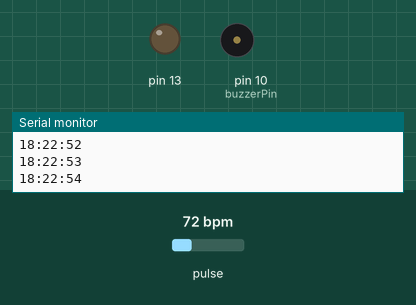
Simulated run of this sketch. Board: Arduino Uno, built with avr-gcc and run on an emulated ATmega328P. On the bench: output pins drawn as LEDs (lit = HIGH), buzzer (waves = sounding), the last lines printed to the serial monitor. The test bench sets the inputs (shaded band); at power-on: pulse 72 bpm.

Above: at 5.0 s.
At 34.3 s:
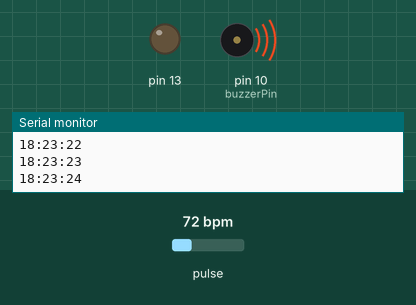
Timing chart, 0 to 36.6 s (numbered marks = the images above):
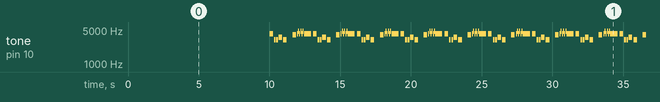

The sketch:

SnoozeProofAlarm.ino
```cpp
#define USE_ARDUINO_INTERRUPTS true    // Set-up low-level interrupts for most acurate BPM math.
#include <PulseSensorPlayground.h>     // Includes the PulseSensorPlayground Library.
#include "pitches.h"
#include <Time.h> //Time without RTC
#include <TimeLib.h>
#include <ezBuzzer.h>


// notes in the melody:
int melody[] = {
  //Saltkjöt og baunir
   NOTE_C8, NOTE_G7, NOTE_G7, NOTE_A7, NOTE_G7, 0, NOTE_B7, NOTE_C8,NOTE_D8,NOTE_C8,NOTE_D8,NOTE_C8,NOTE_D8,NOTE_C8
  //Pulse
  //NOTE_C4,NOTE_C4,NOTE_C4,NOTE_C4,NOTE_C4,NOTE_C4,NOTE_C4,NOTE_C4,NOTE_C4,NOTE_C4,NOTE_C4,NOTE_C4,NOTE_C4,NOTE_C4,

};
int length = sizeof(melody)/sizeof(int); //How many notes there are in the melody

// note durations: 4 = quarter note, 8 = eighth note, etc.:
int noteDurations[] = {
  //Saltkjöt og baunir
  4, 8, 8, 4, 4, 4, 4, 16,16,16,16,16,16,2
  //Pulse
  //8,8,8,8,8,8,8,8,8,8,8,8,8,8
};

//  Variables
const int PulseWire = A5;       // PulseSensor PURPLE WIRE connected to ANALOG PIN 0
const int LED = 13;          // The on-board Arduino LED, close to PIN 13.
int Threshold = 100;           // Determine which Signal to "count as a beat" and which to ignore.
unsigned long lastTime = 0; //For timkeeping for the clock display
int stoppingBeat = 200;
PulseSensorPlayground pulseSensor;  // Creates an instance of the PulseSensorPlayground object called "pulseSensor"
const int buzzerPin = 10;
ezBuzzer buzzer(buzzerPin);


void setup() {
  int hour = 18; //Calibrate clock, current hour
  int minute = 22;  //Calibrate cock, current minute
  Serial.begin(9600);          // For Serial Monitor
  setTime(hour,minute,50,0,0,0);  //Date is uneccessary

  // Configure the PulseSensor object, by assigning our variables to it.
  pulseSensor.analogInput(PulseWire);
  pulseSensor.blinkOnPulse(LED);       //auto-magically blink Arduino's LED with heartbeat.
  pulseSensor.setThreshold(Threshold);
  // Double-check the "pulseSensor" object was created and "began" seeing a signal.
pulseSensor.begin();
}


void loop() {
  buzzer.loop();
  int hour_vakning = 18; //hour you want to wake up
  int minute_vakning = 23; //minute you want to wake up
  digitalClockDisplay(); //Display the time
  if (hour() == hour_vakning && minute()>minute_vakning-1 && minute()<minute_vakning+4){
    int myBPM = pulseSensor.getBeatsPerMinute();
    if (myBPM<stoppingBeat){
      //  playMelody();
      if (buzzer.getState() == BUZZER_IDLE) {
        int length = sizeof(noteDurations) / sizeof(int);
        buzzer.playMelody(melody, noteDurations, length); // playing
        Serial.print("BPM: ");                        // Print phrase "BPM: "
        Serial.println(pulseSensor.getBeatsPerMinute());
        }
      }//Plays melody while bpm less than 100
    else{
      Serial.print("BPM: ");                        // Print phrase "BPM: "
      Serial.println(pulseSensor.getBeatsPerMinute());                        // Print the value inside of myBPM.
      Serial.println("Stoppa hljóð");
      digitalClockDisplay();
      delay(4*60*1000);
     }
  }
}

// void playMelody() {
//     for (int thisNote = 0; thisNote < length; thisNote++) {
//         // to calculate the note duration, take one second divided by the note type.
//         //e.g. quarter note = 1000 / 4, eighth note = 1000/8, etc.
//           int noteDuration = 1000 / noteDurations[thisNote];
//           tone(buzzerPin, melody[thisNote], noteDuration);
//           // to distinguish the notes, set a minimum time between them.
//           // the note's duration + 30% seems to work well:
//           int pauseBetweenNotes = noteDuration * 1.30;
//           delay(pauseBetweenNotes);
//           // stop the tone playing:
//           noTone(buzzerPin);
//     }
// }

//Display the time as unblocking code.
void digitalClockDisplay() {
  unsigned long currentTime = millis();

  if (currentTime - lastTime >= 1000) {
    lastTime = currentTime;

    Serial.print(hour());
    printDigits(minute());
    printDigits(second());
    Serial.println("");
  }
}
void printDigits(int digits)
{
  Serial.print(":");
  if(digits < 10)
    Serial.print('0');
  Serial.print(digits);
}
```

pitches.h
```cpp
/*************************************************
   Public Constants
 *************************************************/

#define NOTE_B0 31
#define NOTE_C1 33
#define NOTE_CS1 35
#define NOTE_D1 37
#define NOTE_DS1 39
#define NOTE_E1 41
#define NOTE_F1 44
#define NOTE_FS1 46
#define NOTE_G1 49
#define NOTE_GS1 52
#define NOTE_A1 55
#define NOTE_AS1 58
#define NOTE_B1 62
#define NOTE_C2 65
#define NOTE_CS2 69
#define NOTE_D2 73
#define NOTE_DS2 78
#define NOTE_E2 82
#define NOTE_F2 87
#define NOTE_FS2 93
#define NOTE_G2 98
#define NOTE_GS2 104
#define NOTE_A2 110
#define NOTE_AS2 117
#define NOTE_B2 123
#define NOTE_C3 131
#define NOTE_CS3 139
#define NOTE_D3 147
#define NOTE_DS3 156
#define NOTE_E3 165
#define NOTE_F3 175
#define NOTE_FS3 185
#define NOTE_G3 196
#define NOTE_GS3 208
#define NOTE_A3 220
#define NOTE_AS3 233
#define NOTE_B3 247
#define NOTE_C4 262
#define NOTE_CS4 277
#define NOTE_D4 294
#define NOTE_DS4 311
#define NOTE_E4 330
#define NOTE_F4 349
#define NOTE_FS4 370
#define NOTE_G4 392
#define NOTE_GS4 415
#define NOTE_A4 440
#define NOTE_AS4 466
#define NOTE_B4 494
#define NOTE_C5 523
#define NOTE_CS5 554
#define NOTE_D5 587
#define NOTE_DS5 622
#define NOTE_E5 659
#define NOTE_F5 698
#define NOTE_FS5 740
#define NOTE_G5 784
#define NOTE_GS5 831
#define NOTE_A5 880
#define NOTE_AS5 932
#define NOTE_B5 988
#define NOTE_C6 1047
#define NOTE_CS6 1109
#define NOTE_D6 1175
#define NOTE_DS6 1245
#define NOTE_E6 1319
#define NOTE_F6 1397
#define NOTE_FS6 1480
#define NOTE_G6 1568
#define NOTE_GS6 1661
#define NOTE_A6 1760
#define NOTE_AS6 1865
#define NOTE_B6 1976
#define NOTE_C7 2093
#define NOTE_CS7 2217
#define NOTE_D7 2349
#define NOTE_DS7 2489
#define NOTE_E7 2637
#define NOTE_F7 2794
#define NOTE_FS7 2960
#define NOTE_G7 3136
#define NOTE_GS7 3322
#define NOTE_A7 3520
#define NOTE_AS7 3729
#define NOTE_B7 3951
#define NOTE_C8 4186
#define NOTE_CS8 4435
#define NOTE_D8 4699
#define NOTE_DS8 4978
```

Measured:
- by itself, tone on pin 10 (buzzerPin): plays 4186 Hz for 0.25 s, 3136 Hz for 0.13 s, 3136 Hz for 0.13 s, 3520 Hz for 0.25 s, 3136 Hz for 0.25 s, 3951 Hz for 0.25 s … (507 notes in this stretch)
